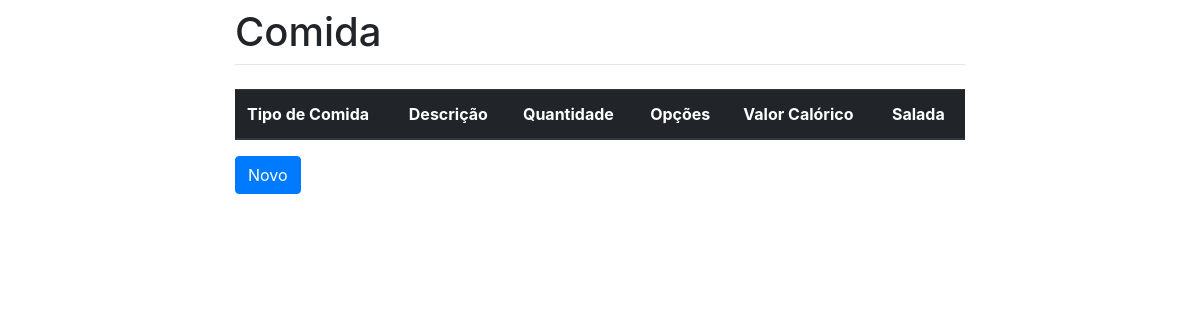
Before: / with the older database file.
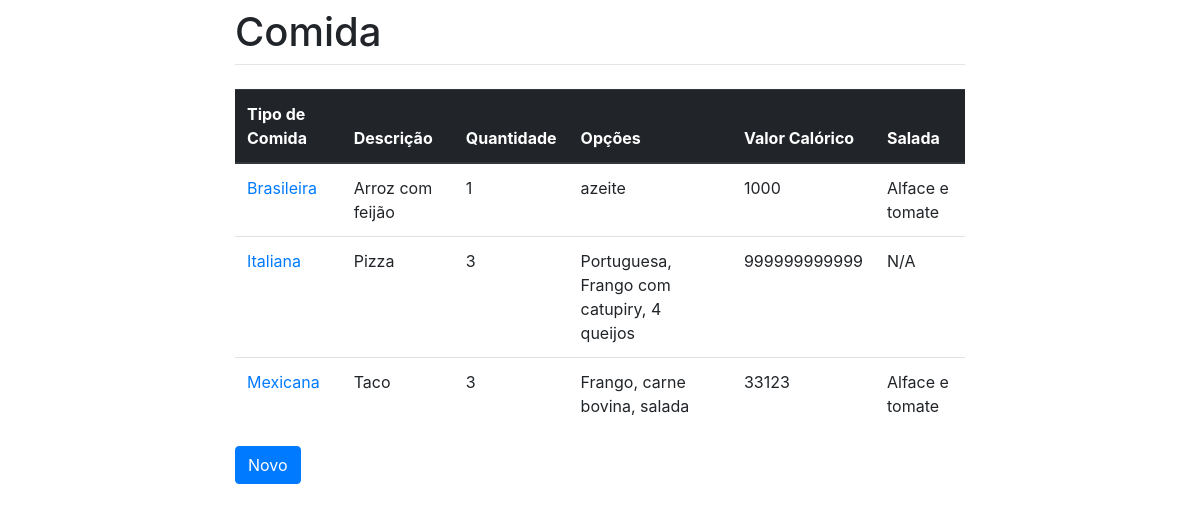
After: the same page with the newer database file.
### comida/models.py (models this page shows, shortened)
class Comida(models.Model):
    tipoComida = models.CharField(max_length=20)
    descricao = models.CharField(max_length=50)
    quantidade = models.CharField(max_length=50)
    opcoes = models.CharField(max_length=50)
    valorCalorico = models.CharField(max_length=50)
    salada = models.CharField(max_length=50)

### comida/views.py (the view)
# urls.py: path('', list_comida, name='list_comida'),
def list_comida(request):
    comidas = Comida.objects.all()
    return render(request, 'comida.html', {'comidas': comidas})

### comida/templates/comida.html
{% extends 'base.html' %}
{% load crispy_forms_tags %}
{% block content %}
<table class="table">
    <thead class="thead-dark">
    <tr>
        <th scope="col">Tipo de Comida</th>
        <th scope="col">Descrição</th>
        <th scope="col">Quantidade</th>
        <th scope="col">Opções</th>
        <th scope="col">Valor Calórico</th>
        <th scope="col">Salada</th>
    </tr>
    </thead>
    <tbody>
    {% for comida in comidas %}
    <tr>
        <td>
            <a href="{% url 'update_comida' comida.id %}">
                {{ comida.tipoComida }}
            </a>
        </td>
        <td>{{ comida.descricao }}</td>
        <td>{{ comida.quantidade }}</td>
        <td>{{ comida.opcoes }}</td>
        <td>{{ comida.valorCalorico }}</td>
        <td>{{ comida.salada }}</td>
    </tr>
    {% endfor %}
    </tbody>
</table>
<a class="btn btn-primary" href="{% url 'create_comida' %}">Novo</a>
{% endblock %}

### comida/templates/base.html (shortened to what this page needs)
<!doctype html>
<html lang="en">
  <head>
    <link rel="stylesheet" href="https://stackpath.bootstrapcdn.com/bootstrap/4.1.3/css/bootstrap.min.css">
  </head>
  <body>
    <div class="container">
      <div class="row justify-content-center">
        <div class="col-8">
          <h1 class="mt-2">Comida</h1>
          <hr class="mt-0 mb-4">
          {% block content %}
          {% endblock %}
        </div>
      </div>
    </div>
  </body>
</html>

Changed rows visible on the page:
added Comida: tipoComida "Brasileira", descricao "Arroz com feijão", quantidade "1", opcoes "azeite", valorCalorico "1000", salada "Alface e tomate"
added Comida: tipoComida "Italiana", descricao "Pizza", quantidade "3", opcoes "Portuguesa, Frango com catupiry, 4 queijos", valorCalorico "999999999999", salada "N/A"
added Comida: tipoComida "Mexicana", descricao "Taco", quantidade "3", opcoes "Frango, carne bovina, salada", valorCalorico "33123", salada "Alface e tomate"
